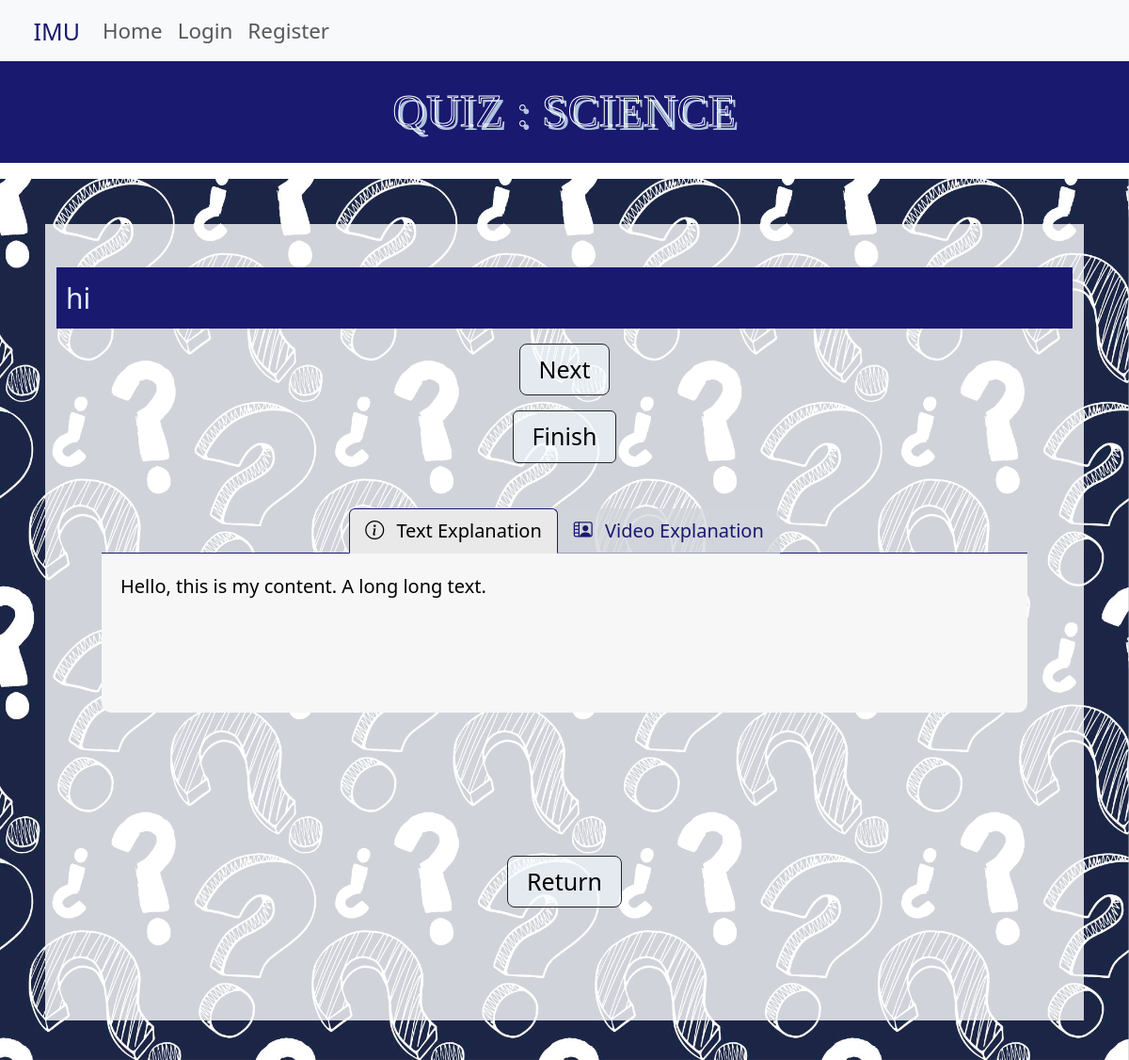
The app's page /2/, older data.
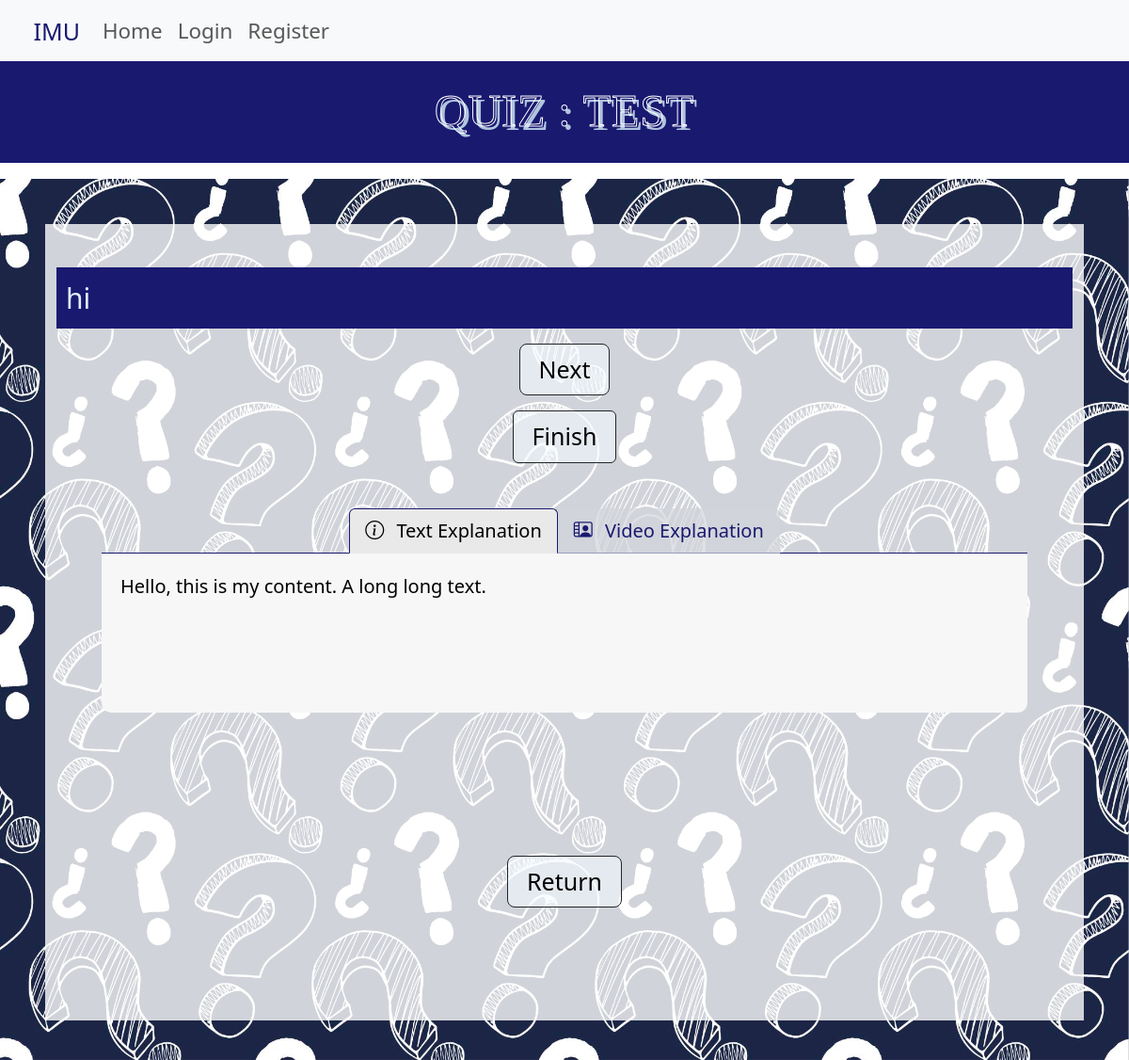
The same page, newer data.
### quizzes/models.py (models this page shows, shortened)
class Quiz(models.Model):
    name = models.CharField(max_length=120)
    topic = models.CharField(max_length=120)
    number_of_questions = models.IntegerField()
    image = models.URLField(default='', blank=True)
    time = models.IntegerField(help_text='Duration of the quiz in minutes')
    required_score_to_pass = models.IntegerField(help_text='score in %')
    difficluty = models.CharField(max_length=6, choices=DIFF_CHOICES)
    class Meta:
        verbose_name_plural = 'Quizzes'

### quizzes/views.py (the view)
def quiz_view(request, pk):
    quiz = Quiz.objects.get(pk=pk)
    return render(request, 'quizzes/quiz.html',{'obj':quiz})

### quizzes/templates/quizzes/quiz.html (shortened to what this page needs)
{% extends "base.html" %}
{% load static %}
{% block header %}
    <div class="d-flex justify-content-center align-content-center title-css">
        <span style = "text-transform: uppercase;">QUIZ : {{obj.name}}</span>
    </div>
{% endblock header %}
{% block content %}
<div class="d-flex justify-content-center">
        <form id="quiz-form" class="mt-3 mb-3">
            <div id="quiz-box" class="quiz-container">
                <div id="quiz-question" class="question-container">hi</div>
            </div>
            <div class="d-flex justify-content-center">
                <button class="btn btn-outline-dark mt-3 btn-lg next-button-css" id ="next-button">
                    <span class="d-flex justify-content-center align-items-center">
                        Next
                    </span>
                </button>
            </div>
            <div class="d-flex justify-content-center">
                <button type="submit" class="btn btn-outline-dark mt-3 submit-button-css" id ="submit-button">
                    Finish
                </button>
            </div>
            <div class="mb-5 my-5 mx-5" id="explanation-tab">
                <ul class="nav nav-tabs" id="myTab" role="tablist">
                    <li class="nav-item" role="presentation">
                      <button class="nav-link nav-tab-link active" id="home-tab" data-bs-toggle="tab" data-bs-target="#text-explanation-tab-pane" type="button" role="tab" aria-controls="text-explanation-tab-pane" aria-selected="true">
                        <i class="bi bi-info-circle"></i>
                        Text Explanation
                    </button>
                    </li>
                    <li class="nav-item" role="presentation">
                      <button class="nav-link nav-tab-link" id="profile-tab" data-bs-toggle="tab" data-bs-target="#video-explanation-tab-pane" type="button" role="tab" aria-controls="video-explanation-tab-pane" aria-selected="false">
                        <i class="bi bi-person-video2"></i>
                        Video Explanation
                      </button>
                    </li>
                </ul>
                  <div class="d-flex tab-content my-20px" id="myTabContent">
                    <div class="tab-pane fade show active" id="text-explanation-tab-pane" role="tabpanel" aria-labelledby="text-explanation-tab-pane" tabindex="0">
                        Hello, this is my content. A long long text.
                    </div>
                  </div>
            </div>
        </form>
    <br/>
</div>
<div class="d-flex justify-content-center">
    <div>
        <br/>
        <br/>
        <br/>
        <button class="btn btn-outline-dark mt-3 btn-lg next-button-css" id ="home-button">
            <span class="d-flex justify-content-center align-items-center">
                Return
            </span>
        </button>
    </div>
</div>
<br>
<br>
<br>
<br>
<br>
{% endblock content %}

Row changes from the older to the newer data that the page shows:
changed Quiz: name "SCIENCE" → "TEST"
